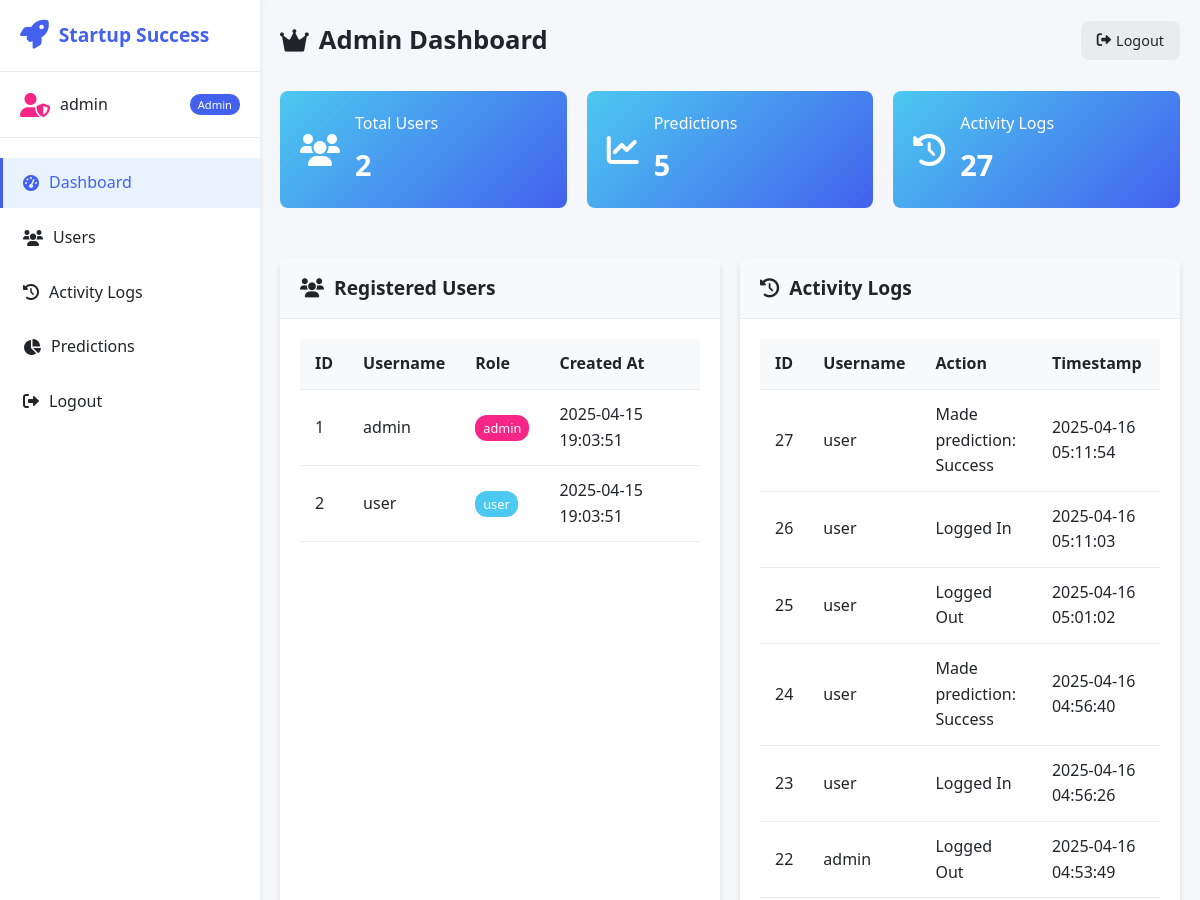
Page /admin (signed in, upper part) on the earlier database version.
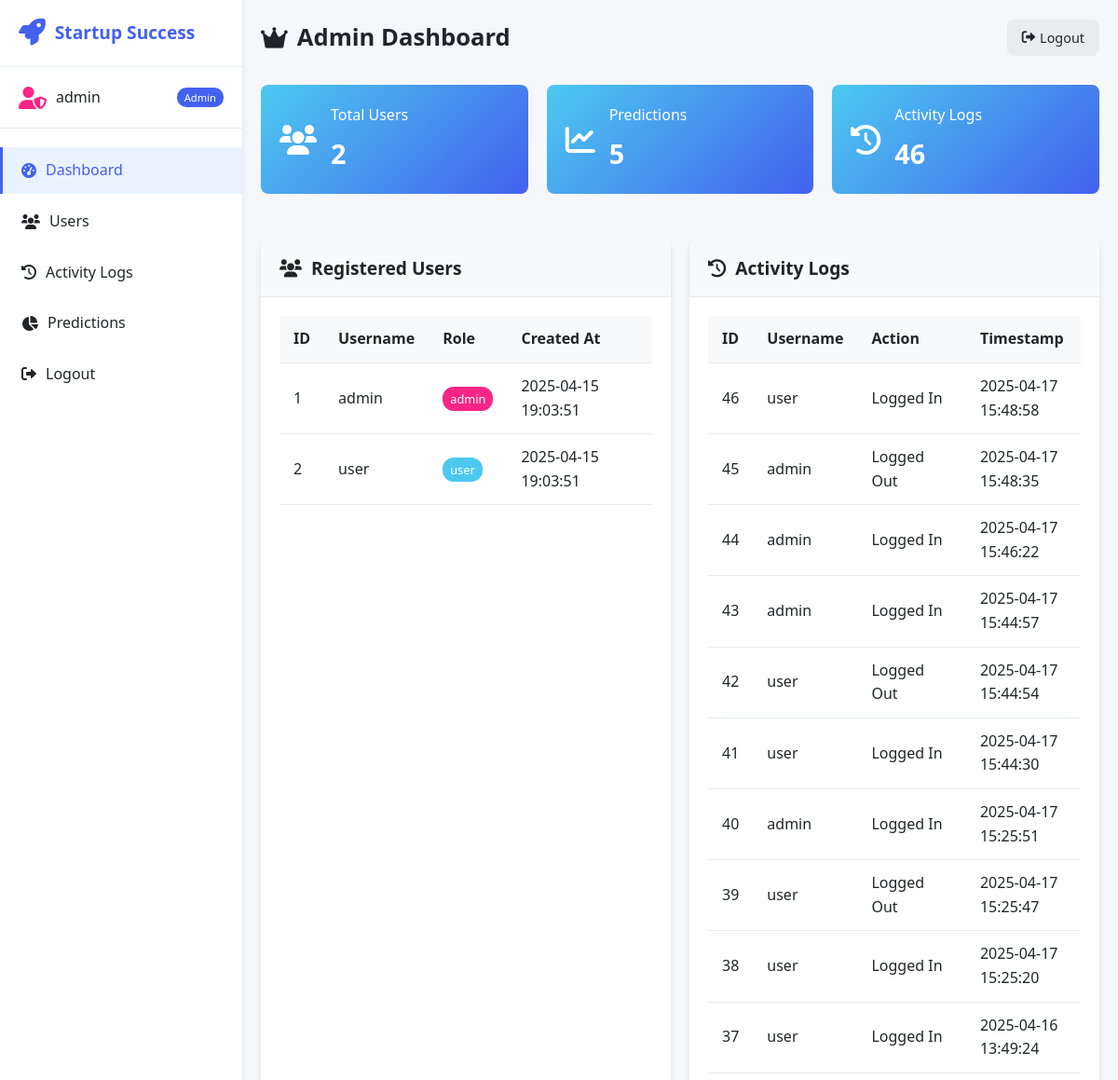
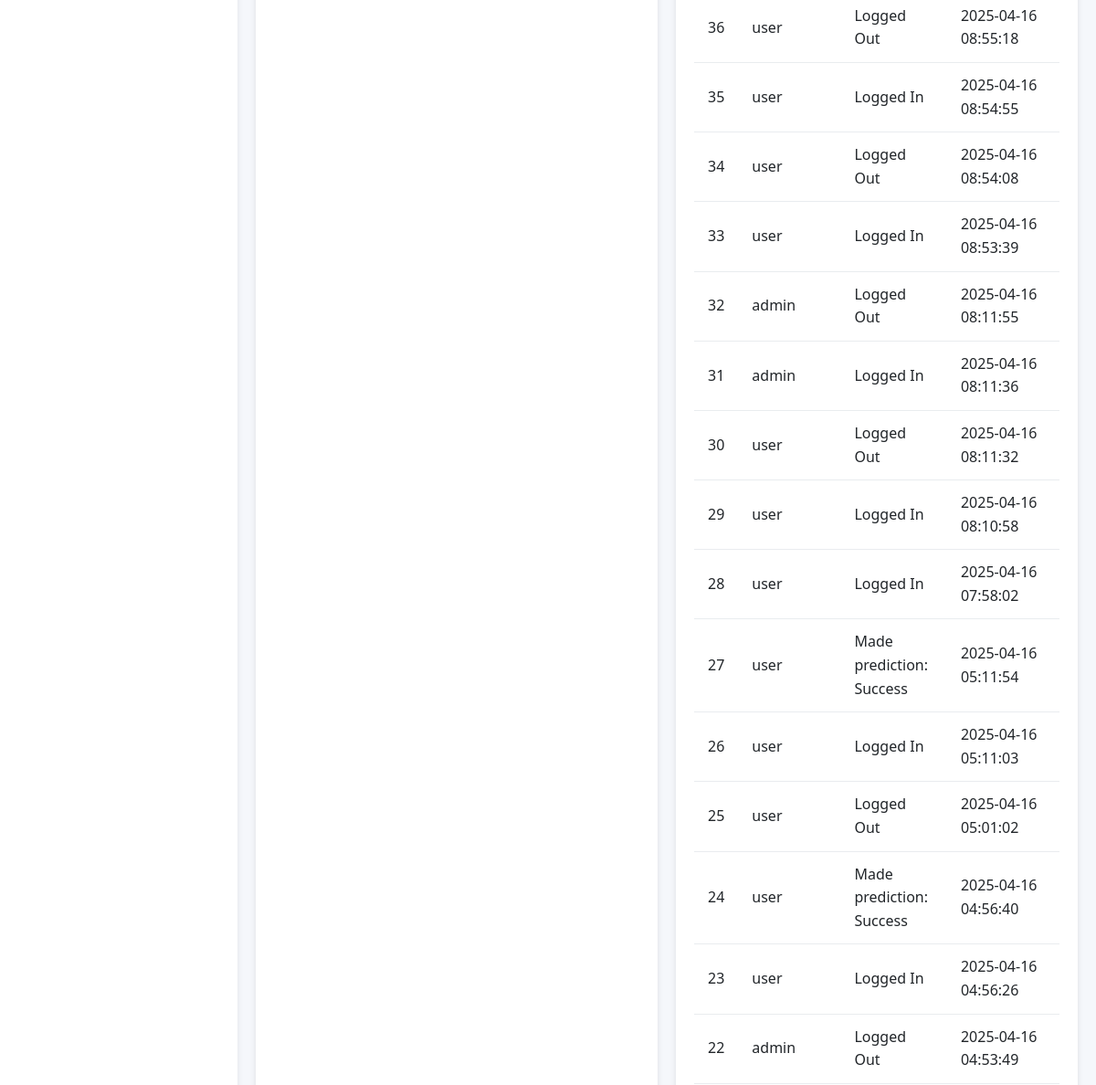
Same page on the later database version (2 pictures, top to bottom).
### tables this page shows
CREATE TABLE users (
    id INTEGER PRIMARY KEY AUTOINCREMENT,
    username TEXT UNIQUE NOT NULL,
    password TEXT NOT NULL,
    role TEXT NOT NULL,
    created_at DATETIME DEFAULT CURRENT_TIMESTAMP
);

CREATE TABLE logs (
    id INTEGER PRIMARY KEY AUTOINCREMENT,
    username TEXT,
    action TEXT,
    timestamp DATETIME DEFAULT CURRENT_TIMESTAMP
);

### app.py (the view)
@app.route('/admin')
def admin():
    if not is_logged_in('admin'):
        flash("Access denied. Admin privileges required.", "error")
        return redirect(url_for('login'))
    with get_db_connection() as conn:
        logs = conn.execute("SELECT * FROM logs ORDER BY timestamp DESC LIMIT 100").fetchall()
        predictions = conn.execute(
            "SELECT * FROM predictions ORDER BY timestamp DESC LIMIT 100"
        ).fetchall()
        users = conn.execute("SELECT id, username, role, created_at FROM users").fetchall()
    return render_template(
        'admin.html',
        username=session['username'],
        logs=logs,
        predictions=predictions,
        users=users
    )

### app.py (called while the page is built)
def get_db_connection():
    conn = sqlite3.connect(DB_PATH)
    conn.row_factory = sqlite3.Row  # Return rows as dictionaries
    return conn

def is_logged_in(role=None):
    if 'username' not in session:
        return False
    if role and session.get('role') != role:
        return False
    return True

### templates/admin.html (shortened to what this page needs)
{% extends "layout.html" %}
{% block content %}
<div class="dashboard">
    <nav class="sidebar">
        <div class="sidebar-header">
            <i class="fas fa-rocket"></i>
            <h2>Startup Success</h2>
        </div>
        <div class="user-info admin">
            <i class="fas fa-user-shield user-avatar"></i>
            <span>{{ username }}</span>
            <span class="role-badge">Admin</span>
        </div>
        <ul class="sidebar-menu">
            <li class="active"><a href="#"><i class="fas fa-tachometer-alt"></i> Dashboard</a></li>
            <li><a href="#users-section"><i class="fas fa-users"></i> Users</a></li>
            <li><a href="#logs-section"><i class="fas fa-history"></i> Activity Logs</a></li>
            <li><a href="#predictions-section"><i class="fas fa-chart-pie"></i> Predictions</a></li>
            <li><a href="/logout"><i class="fas fa-sign-out-alt"></i> Logout</a></li>
        </ul>
    </nav>
    <main class="content">
        <header class="content-header">
            <h1><i class="fas fa-crown"></i> Admin Dashboard</h1>
            <div class="user-controls">
                <a href="/logout" class="btn-secondary">
                    <i class="fas fa-sign-out-alt"></i> Logout
                </a>
            </div>
        </header>
        <div class="content-body">
            <div class="admin-stats">
                <div class="stat-card">
                    <div class="stat-icon">
                        <i class="fas fa-users"></i>
                    </div>
                    <div class="stat-data">
                        <h3>Total Users</h3>
                        <p>{{ users|length }}</p>
                    </div>
                </div>
                <div class="stat-card">
                    <div class="stat-icon">
                        <i class="fas fa-chart-line"></i>
                    </div>
                    <div class="stat-data">
                        <h3>Predictions</h3>
                        <p>{{ predictions|length }}</p>
                    </div>
                </div>
                <div class="stat-card">
                    <div class="stat-icon">
                        <i class="fas fa-history"></i>
                    </div>
                    <div class="stat-data">
                        <h3>Activity Logs</h3>
                        <p>{{ logs|length }}</p>
                    </div>
                </div>
            </div>
            <div class="card" id="users-section">
                <div class="card-header">
                    <h2><i class="fas fa-users"></i> Registered Users</h2>
                </div>
                <div class="card-body">
                    <div class="table-container">
                        <table class="data-table">
                            <thead>
                                <tr>
                                    <th>ID</th>
                                    <th>Username</th>
                                    <th>Role</th>
                                    <th>Created At</th>
                                </tr>
                            </thead>
                            <tbody>
                                {% for user in users %}
                                <tr>
                                    <td>{{ user['id'] }}</td>
                                    <td>{{ user['username'] }}</td>
                                    <td>
                                        <span class="badge {% if user['role'] == 'admin' %}badge-admin{% else %}badge-user{% endif %}">
                                            {{ user['role'] }}
                                        </span>
                                    </td>
                                    <td>{{ user['created_at'] }}</td>
                                </tr>
                                {% endfor %}
                            </tbody>
                        </table>
                    </div>
                </div>
            </div>
            <div class="card" id="logs-section">
                <div class="card-header">
                    <h2><i class="fas fa-history"></i> Activity Logs</h2>
                </div>
                <div class="card-body">
                    <div class="table-container">
                        <table class="data-table">
                            <thead>
                                <tr>
                                    <th>ID</th>
                                    <th>Username</th>
                                    <th>Action</th>
                                    <th>Timestamp</th>
                                </tr>
                            </thead>
                            <tbody>
                                {% for log in logs %}
                                <tr>
                                    <td>{{ log['id'] }}</td>
                                    <td>{{ log['username'] }}</td>
                                    <td>{{ log['action'] }}</td>
                                    <td>{{ log['timestamp'] }}</td>
                                </tr>
                                {% endfor %}
                            </tbody>
                        </table>
                    </div>
                </div>
            </div>
        </div>
    </main>
</div>
{% endblock %}

### templates/layout.html (shortened to what this page needs)
<!DOCTYPE html>
<html lang="en">
<head>
    <link rel="stylesheet" href="https://cdnjs.cloudflare.com/ajax/libs/font-awesome/6.0.0/css/all.min.css">
    <link rel="stylesheet" href="{{ url_for('static', filename='style.css') }}">
</head>
<body>
    <div class="app-container">
        {% block content %}{% endblock %}
    </div>
</body>
</html>

### static/style.css (style rules this page uses)
:root { --primary-color: #4361ee; --secondary-color: #3f37c9; --success-color: #4cc9f0; --warning-color: #f72585; --dark-color: #212529; --light-color: #f8f9fa; --gray-color: #6c757d; --border-radius: 8px; --box-shadow: 0 4px 6px rgba(0, 0, 0, 0.1); --transition: all 0.3s ease; }
* { margin: 0; padding: 0; box-sizing: border-box; font-family: 'Segoe UI', Tahoma, Geneva, Verdana, sans-serif; }
body { background-color: #f5f7fb; color: var(--dark-color); line-height: 1.6; }
.app-container { min-height: calc(100vh - 50px); }
.btn-secondary { background-color: #e9ecef; color: var(--dark-color); border: none; padding: 8px 16px; border-radius: var(--border-radius); font-size: 0.9rem; cursor: pointer; transition: var(--transition); display: flex; align-items: center; gap: 5px; text-decoration: none; }
.dashboard { display: flex; min-height: 100vh; }
.sidebar { width: 260px; background-color: #fff; box-shadow: 2px 0 5px rgba(0, 0, 0, 0.05); padding: 20px 0; display: flex; flex-direction: column; z-index: 10; }
.sidebar-header { display: flex; align-items: center; padding: 0 20px 20px; border-bottom: 1px solid #e9ecef; gap: 10px; }
.sidebar-header i { font-size: 1.8rem; color: var(--primary-color); }
.sidebar-header h2 { font-size: 1.2rem; color: var(--primary-color); font-weight: 600; }
.user-info { display: flex; align-items: center; padding: 20px; gap: 10px; border-bottom: 1px solid #e9ecef; }
.user-avatar { font-size: 1.5rem; color: var(--primary-color); }
.role-badge { background-color: var(--primary-color); color: white; padding: 2px 8px; border-radius: 10px; font-size: 0.7rem; margin-left: auto; }
.user-info.admin .user-avatar { color: var(--warning-color); }
.sidebar-menu { list-style: none; margin-top: 20px; }
.sidebar-menu li { margin-bottom: 5px; }
.sidebar-menu li a { display: flex; align-items: center; gap: 10px; padding: 12px 20px; color: var(--dark-color); text-decoration: none; transition: var(--transition); border-left: 3px solid transparent; }
.sidebar-menu li.active a { background-color: #e9f2ff; color: var(--primary-color); border-left: 3px solid var(--primary-color); }
.content { flex: 1; padding: 20px; }
.content-header { display: flex; justify-content: space-between; align-items: center; margin-bottom: 30px; }
.content-header h1 { display: flex; align-items: center; gap: 10px; font-size: 1.6rem; color: var(--dark-color); }
.user-controls { display: flex; gap: 10px; }
.content-body { display: grid; grid-template-columns: repeat(auto-fill, minmax(350px, 1fr)); gap: 20px; }
.card { background-color: #fff; border-radius: var(--border-radius); box-shadow: var(--box-shadow); overflow: hidden; }
.card-header { padding: 15px 20px; border-bottom: 1px solid #e9ecef; background-color: #f8f9fa; }
.card-header h2 { font-size: 1.2rem; display: flex; align-items: center; gap: 10px; color: var(--dark-color); }
.card-body { padding: 20px; }
.admin-stats { display: grid; grid-template-columns: repeat(auto-fill, minmax(250px, 1fr)); gap: 20px; margin-bottom: 30px; grid-column: 1 / -1; }
.stat-card { background: linear-gradient(135deg, #4cc9f0, #4361ee); padding: 20px; border-radius: var(--border-radius); display: flex; align-items: center; gap: 15px; color: white; }
.stat-icon { font-size: 2rem; }
.stat-data h3 { font-weight: 500; font-size: 1rem; margin-bottom: 5px; }
.stat-data p { font-size: 1.8rem; font-weight: 600; }
.table-container { overflow-x: auto; }
.data-table { width: 100%; border-collapse: collapse; }
.data-table th, .data-table td { padding: 12px 15px; text-align: left; border-bottom: 1px solid #e9ecef; }
.data-table th { background-color: #f8f9fa; font-weight: 600; color: var(--dark-color); }
.badge { padding: 4px 8px; border-radius: 12px; font-size: 0.8rem; font-weight: 500; }
.badge-admin { background-color: var(--warning-color); color: white; }
.badge-user { background-color: var(--success-color); color: white; }

Differences in the rows shown:
added logs: id "46", username "user", action "Logged In", timestamp "2025-04-17 15:48:58"
added logs: id "45", username "admin", action "Logged Out", timestamp "2025-04-17 15:48:35"
added logs: id "44", username "admin", action "Logged In", timestamp "2025-04-17 15:46:22"
added logs: id "43", username "admin", action "Logged In", timestamp "2025-04-17 15:44:57"
added logs: id "42", username "user", action "Logged Out", timestamp "2025-04-17 15:44:54"
added logs: id "41", username "user", action "Logged In", timestamp "2025-04-17 15:44:30"
added logs: id "40", username "admin", action "Logged In", timestamp "2025-04-17 15:25:51"
added logs: id "39", username "user", action "Logged Out", timestamp "2025-04-17 15:25:47"
added logs: id "38", username "user", action "Logged In", timestamp "2025-04-17 15:25:20"
added logs: id "37", username "user", action "Logged In", timestamp "2025-04-16 13:49:24"
added logs: id "36", username "user", action "Logged Out", timestamp "2025-04-16 08:55:18"
added logs: id "35", username "user", action "Logged In", timestamp "2025-04-16 08:54:55"
added logs: id "34", username "user", action "Logged Out", timestamp "2025-04-16 08:54:08"
added logs: id "33", username "user", action "Logged In", timestamp "2025-04-16 08:53:39"
added logs: id "32", username "admin", action "Logged Out", timestamp "2025-04-16 08:11:55"
added logs: id "31", username "admin", action "Logged In", timestamp "2025-04-16 08:11:36"
added logs: id "30", username "user", action "Logged Out", timestamp "2025-04-16 08:11:32"
added logs: id "29", username "user", action "Logged In", timestamp "2025-04-16 08:10:58"
added logs: id "28", username "user", action "Logged In", timestamp "2025-04-16 07:58:02"
Other differences:
{{ logs|length }}: "27" → "46"
